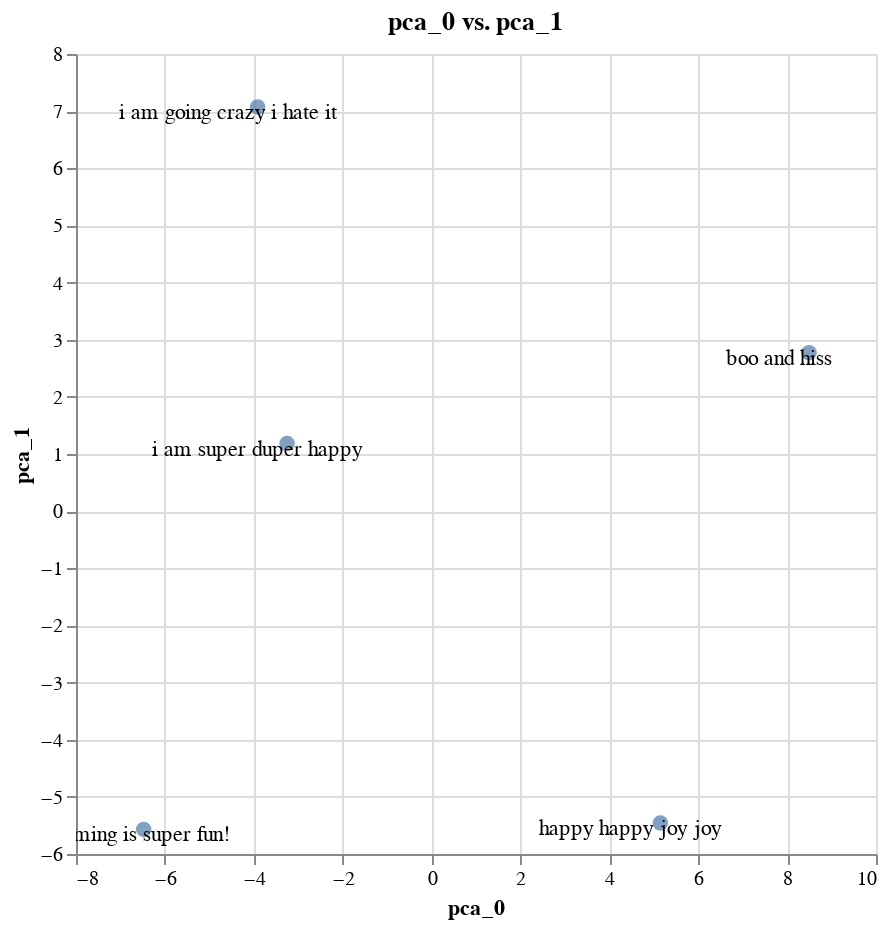

Notebook code for this chart:
### Markdown cell above
## Multi-Token Embeddings

We can also have embeddings that represent more than one token. If we'd do this via spacy, we'd have a an average of all the word embeddings.

### Code cell
from whatlies.language import SpacyLanguage
from whatlies.transformers import pca 

lang = SpacyLanguage("en_core_web_sm")

contexts = ["i am super duper happy",
            "happy happy joy joy",
            "programming is super fun!",
            "i am going crazy i hate it",
            "boo and hiss",]

emb = lang[contexts]
emb.transform(pca(2)).plot_interactive('pca_0', 'pca_1').properties(width=400, height=400)

### Figure 1 — Vega-Lite specification as saved in the notebook (floating-point values rounded to 4 significant figures)
{"config": {"view": {"continuousWidth": 400, "continuousHeight": 300}}, "layer": [{"mark": {"type": "circle", "size": 60}, "encoding": {"tooltip": [{"type": "nominal", "field": "name"}, {"type": "nominal", "field": "original"}], "x": {"type": "quantitative", "axis": {"title": "pca_0"}, "field": "x_axis"}, "y": {"type": "quantitative", "axis": {"title": "pca_1"}, "field": "y_axis"}}, "selection": {"selector005": {"type": "interval", "bind": "scales", "encodings": ["x", "y"]}}, "title": "pca_0 vs. pca_1"}, {"mark": {"type": "text", "color": "black", "dx": -15, "dy": 3}, "encoding": {"text": {"type": "nominal", "field": "original"}, "x": {"type": "quantitative", "axis": {"title": "pca_0"}, "field": "x_axis"}, "y": {"type": "quantitative", "axis": {"title": "pca_1"}, "field": "y_axis"}}}], "data": {"name": "data-200f9cc82a1daf6e7be3033441372c0c"}, "height": 400, "width": 400, "$schema": "https://vega.github.io/schema/vega-lite/v4.0.2.json", "datasets": {"data-200f9cc82a1daf6e7be3033441372c0c": [{"x_axis": -3.251, "y_axis": 1.183, "name": "i am super duper happy", "original": "i am super duper happy"}, {"x_axis": 5.148, "y_axis": -5.458, "name": "happy happy joy joy", "original": "happy happy joy joy"}, {"x_axis": -6.477, "y_axis": -5.569, "name": "programming is super fun!", "original": "programming is super fun!"}, {"x_axis": -3.915, "y_axis": 7.071, "name": "i am going crazy i hate it", "original": "i am going crazy i hate it"}, {"x_axis": 8.494, "y_axis": 2.773, "name": "boo and hiss", "original": "boo and hiss"}]}}
